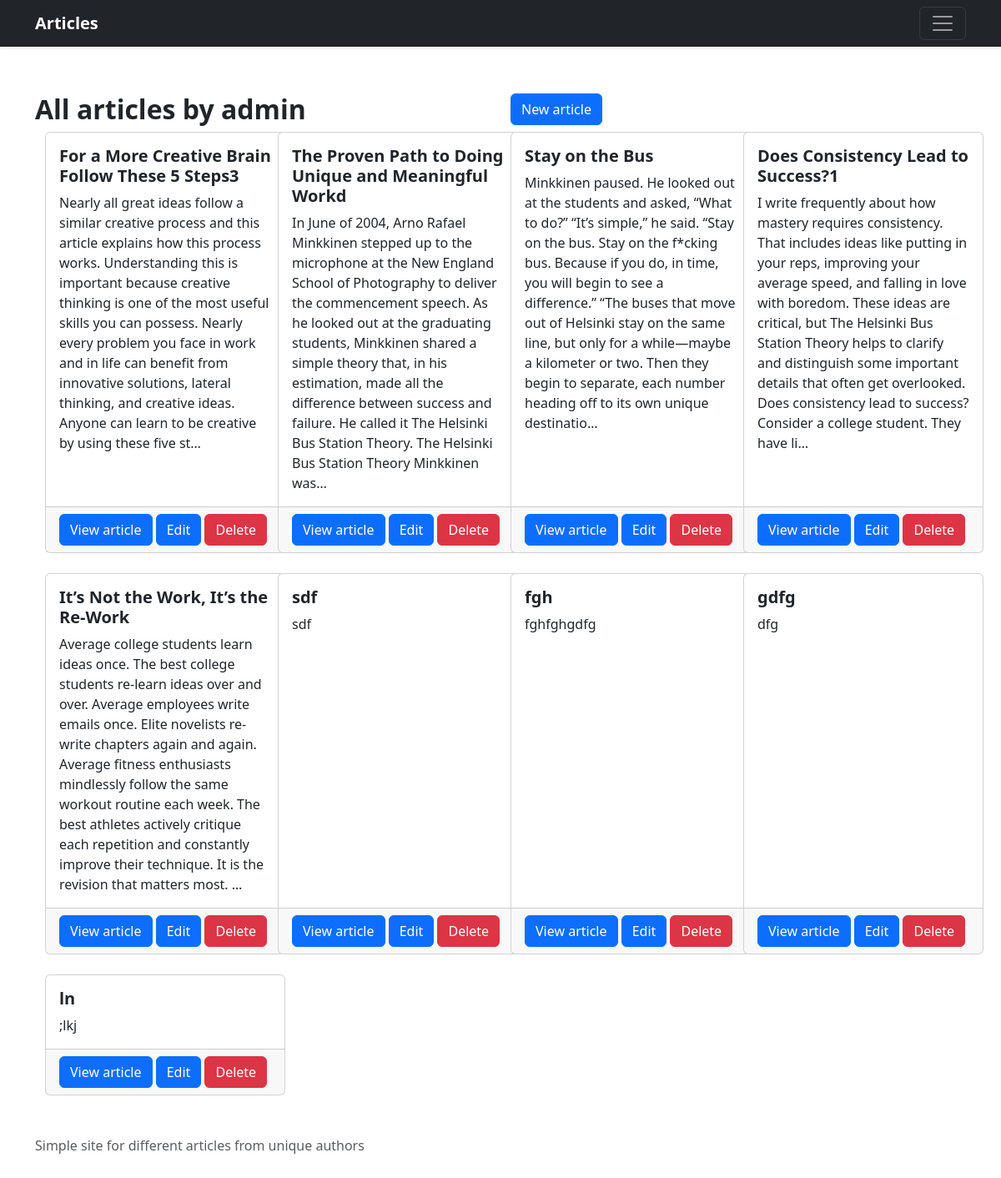
The page /user/admin/articles (signed in) on the database its author committed.
### blog/models.py (models this page shows, shortened)
class Article(models.Model):
    title = models.CharField(max_length=100)
    text = models.TextField()
    author = models.ForeignKey(User, on_delete=models.SET_NULL, null=True)
    tags = models.ManyToManyField('Tag', blank=True)
    create_date = models.DateTimeField(auto_now_add=True)
    change_date = models.DateTimeField(auto_now=True)
    class Meta:
        verbose_name = "Article"
        verbose_name_plural = "Articles"

### blog/views.py (the view)
# urls.py: path('user/<slug:slug>/articles', AllArticlesByUserView.as_view(), name='allArticlesByUser'),
class AllArticlesByUserView(TemplateView):
    template_name = 'blog/all_articles_by_user.html'
    def get(self, request, slug):
        articles = get_articles(author__username=slug)
        context = get_context_from_articles(articles)
        context.update({'articles_owner': slug})
        return render(request, self.template_name, context)

### blog/services.py (called while the page is built)
def get_articles(**kwargs) -> QuerySet:
    return Article.objects.filter(**kwargs)

def get_context_from_articles(articles: QuerySet) -> dict:
    return {'articles': articles} if articles else {'message': 'Article(s) does not exist(s)'}

### templates/blog/all_articles_by_user.html
{% extends 'base.html' %}
{% block content %}
    <div class="row">
        {% if articles %}
            <div class="col"><br>
                <h2><strong>All articles by {{ articles_owner }}</strong></h2>
            </div>
        {% endif %}
        <div class="col"><br>
            <div class="text-right">
                {% if user.is_authenticated %}
                    {% if user.get_username == articles_owner %}
                        <a href="{% url 'newArticle' %}" class="btn btn-primary">New article</a>
                    {% endif %}
                {% endif %}
            </div>
        </div>
    </div>
    {% if articles %}
        <main>
            <div class="album">
                <div class="container">
                    <div class="row row-cols-1 row-cols-sm-2 row-cols-md-4 g-4">
                        {% for article in articles %}
                            <div class="col">
                                <div class="card h-100" style="width: 18rem;">
                                    <div class="card-body">
                                        <h5 class="card-title"><strong>{{ article.title }}</strong></h5>
                                        <p class="card-text">{{ article.text|truncatechars:400 }}</p>
                                    </div>
                                    <div class="card-footer">
                                        <a href="{% url 'articleDetail' article.pk %}" class="btn btn-primary">View
                                            article</a>
                                        {% if user.is_authenticated %}
                                            {% if user.get_username == articles_owner or user.is_staff %}
                                                <a href="{% url 'articleEdit' article.pk %}" class="btn btn-primary">Edit</a>
                                                <a href="{% url 'articleDelete' article.pk %}" class="btn btn-danger">Delete</a>
                                            {% endif %}
                                        {% endif %}
                                    </div>
                                </div>
                            </div>
                        {% endfor %}
                    </div>
                </div>
            </div>
        </main>
    {% endif %}
{% endblock content %}

### static/blog/css/main.css (style rules this page uses)
a { text-decoration: none; }

### rows shown on the page
Article: title "For a More Creative Brain Follow These 5 Steps3", text "Nearly all great ideas follow a similar creative process and this article explains how this process works. Understanding this is important because creative thinking is one of the most useful skills you can possess. Nearly every problem you face in work and in life can benefit from innovative solutions, lateral thinking, and creative ideas. Anyone can learn to be creative by using these five st…"
Article: title "The Proven Path to Doing Unique and Meaningful Workd", text "In June of 2004, Arno Rafael Minkkinen stepped up to the microphone at the New England School of Photography to deliver the commencement speech. As he looked out at the graduating students, Minkkinen shared a simple theory that, in his estimation, made all the difference between success and failure. He called it The Helsinki Bus Station Theory. The Helsinki Bus Station Theory Minkkinen was…"
Article: title "Stay on the Bus", text "Minkkinen paused. He looked out at the students and asked, “What to do?” “It’s simple,” he said. “Stay on the bus. Stay on the f*cking bus. Because if you do, in time, you will begin to see a difference.” “The buses that move out of Helsinki stay on the same line, but only for a while—maybe a kilometer or two. Then they begin to separate, each number heading off to its own unique destinatio…"
Article: title "Does Consistency Lead to Success?1", text "I write frequently about how mastery requires consistency. That includes ideas like putting in your reps, improving your average speed, and falling in love with boredom. These ideas are critical, but The Helsinki Bus Station Theory helps to clarify and distinguish some important details that often get overlooked. Does consistency lead to success? Consider a college student. They have li…"
Article: title "It’s Not the Work, It’s the Re-Work", text "Average college students learn ideas once. The best college students re-learn ideas over and over. Average employees write emails once. Elite novelists re-write chapters again and again. Average fitness enthusiasts mindlessly follow the same workout routine each week. The best athletes actively critique each repetition and constantly improve their technique. It is the revision that matters most. …"
Article: title "sdf", text "sdf"
Article: title "fgh", text "fghfghgdfg"
Article: title "gdfg", text "dfg"
Article: title "ln", text ";lkj"

### other values the page prints
{{ articles_owner }} "admin"
